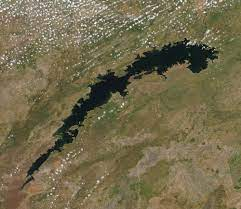
#> input picture Dataset/drought.jpg, 241 x 209 px
$ jupyter execute --allow-errors DroughtDetection.ipynb
#> lines starting #> are read from the running program, lines starting #| are printed output that depends on the picture; after the words box and inside, x2 and y2 are one past the last pixel; in counts of white or black regions, pixels touching at a corner belong together
[cell 1]
#importing require python deep learning and machine learning packages
import numpy as np
import pandas as pd
import matplotlib.pyplot as plt
from skimage.io import imshow
import cv2
from keras.layers import  MaxPooling2D
from keras.layers import Dense, Dropout, Activation, Flatten
from keras.layers import Convolution2D
from keras.models import Sequential
from sklearn.model_selection import train_test_split
from sklearn.metrics import accuracy_score
from keras.callbacks import ModelCheckpoint
from sklearn.metrics import precision_score
from sklearn.metrics import recall_score
from sklearn.metrics import f1_score
import os
from sklearn.metrics import confusion_matrix
import seaborn as sns
from sklearn import svm
from sklearn.metrics import roc_curve
from sklearn.metrics import roc_auc_score
from sklearn import metrics

[cell 2]
X = pd.read_csv("Dataset/sat_images.csv",nrows=3000) #values are in DataFrame format
#> (reads Dataset/sat_images.csv from the repository)
#> (the rest of this cell did not finish here and is left out)

#> (a cell that did not finish here is left out)

[cell 4]
img = cv2.imread("Dataset/drought.jpg")
#> img is the input picture: shape (209, 241, 3); mean B, G, R 77.1, 106.7, 115.6
img = cv2.resize(img, (164,164))
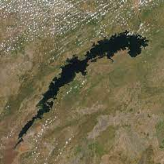
#> img: shape (164, 164, 3); mean B, G, R 76.9, 106.5, 115.5
plt.imshow(img/255)
plt.title("Sample Process Satellite Image")
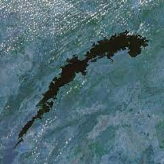
#> shown: shape (164, 164, 3) float64; mean R, G, B 0.302, 0.418, 0.453

[cell 5]
#img_float32 = np.float32(imgs)
#img = cv2.cvtColor(img_float32, cv2.COLOR_RGB2HSV)
gray = cv2.cvtColor(img, cv2.COLOR_BGR2GRAY)
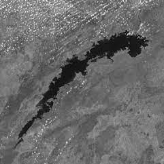
#> gray: shape (164, 164); min 2, max 234, mean 105.8
blurred = cv2.GaussianBlur(gray, (7, 7), 0)
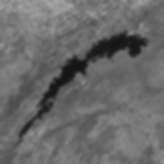
#> blurred: shape (164, 164); min 21, max 166, mean 105.8
blurred = blurred.astype(np.uint8)
thresh = cv2.adaptiveThreshold(blurred, 255, cv2.ADAPTIVE_THRESH_MEAN_C, cv2.THRESH_BINARY_INV, 11, 2)
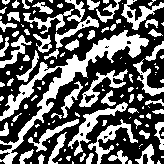
#> thresh: shape (164, 164); 38.8% white; 126 white regions (67 under 20 px), largest, box (x1, y1, x2, y2) and area: (0, 30, 149, 164) 2849, (68, 102, 128, 156) 614, (88, 119, 138, 164) 507
plt.imshow(thresh, cmap="gray")
plt.title("Adaptive Weight Correction Filter Image")
plt.show()

[cell 6]
image = cv2.cvtColor(img, cv2.COLOR_BGR2RGB)
pixel_values = image.reshape((-1, 3))
pixel_values = np.float32(pixel_values)
criteria = (cv2.TERM_CRITERIA_EPS + cv2.TERM_CRITERIA_MAX_ITER, 100, 0.2)
k = 3
_, labels, (centers) = cv2.kmeans(pixel_values, k, None, criteria, 10, cv2.KMEANS_RANDOM_CENTERS)
#> centers = [[143.5, 131.3, 103.4], [111.2, 102.2, 68.71], [26.63, 32.83, 27.13]]
centers = np.uint8(centers)
#> centers = [[143, 131, 103], [111, 102, 68], [26, 32, 27]]
labels = labels.flatten()
segmented_image = centers[labels.flatten()]
segmented_image = segmented_image.reshape(image.shape)
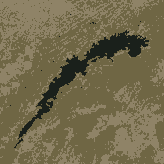
#> segmented_image: shape (164, 164, 3); mean R, G, B 115.1, 106.3, 76.4
plt.imshow(segmented_image)
plt.title("K-Means Segmented Image")
plt.show()

[cell 7]
X_image = []
#> (the rest of this cell did not finish here and is left out)

#> (a cell that did not finish here is left out)

[cell 9]
#defining global features to store accuracy and other values
accuracy = []
precision = []
recall = []
fscore = []

[cell 10]
#function to calculate all metrics
def calculateMetrics(algorithm, testY, predict):
    labels = ['Barren land(Drought)', 'Forest land', 'Grassland', 'Others']
    p = precision_score(testY, predict,average='macro') * 100
    r = recall_score(testY, predict,average='macro') * 100
    f = f1_score(testY, predict,average='macro') * 100
    a = accuracy_score(testY,predict)*100
    accuracy.append(a)
    precision.append(p)
    recall.append(r)
    fscore.append(f)
    print(algorithm+" Accuracy  : "+str(a))
    print(algorithm+" Precision : "+str(p))
    print(algorithm+" Recall    : "+str(r))
    print(algorithm+" FSCORE    : "+str(f))
    conf_matrix = confusion_matrix(testY, predict)
    fig, axs = plt.subplots(1,2,figsize=(12, 6))
    ax = sns.heatmap(conf_matrix, xticklabels = labels, yticklabels = labels, annot = True, cmap="viridis" ,fmt ="g", ax=axs[0]);
    ax.set_ylim([0,len(labels)])
    axs[0].set_title(algorithm+" Confusion matrix")

    random_probs = [0 for i in range(len(testY))]
    p_fpr, p_tpr, _ = roc_curve(testY, random_probs, pos_label=1)
    plt.plot(p_fpr, p_tpr, linestyle='--', color='orange',label="True classes")
    ns_fpr, ns_tpr, _ = roc_curve(testY, predict, pos_label=1)
    axs[1].plot(ns_tpr, ns_fpr, linestyle='--', label='Predicted Classes')
    axs[1].set_title(algorithm+" ROC AUC Curve")
    axs[1].set_xlabel('False Positive Rate')
    axs[1].set_ylabel('True Positive rate')
    plt.show()

#> (a cell that did not finish here is left out)

#> (a cell that did not finish here is left out)

#> (a cell that did not finish here is left out)

[cell 14]
#Performance of all algorithms in tabular format
columns = ["Algorithm Name","Accuracy", "Precision", "Recall", "FSCORE"]
values = []
algorithm_names = ['Propose DCNN', 'Existing SVM']
#> (the rest of this cell did not finish here and is left out)

[cell 15]
def predict(input_image_path):#function to perform prediction on given input test image path
    image = cv2.imread(input_image_path) #read image
    image = cv2.cvtColor(image, cv2.COLOR_BGR2BGRA)#convert it as a satllite image
    img = cv2.resize(image, (28, 28)) #resize image
    im2arr = np.array(img)
    im2arr = im2arr.reshape(1,28,28,4)#make images as multi dimension
    img = np.asarray(im2arr)
    img = img.astype('float32')#convert image as float type
    img = img/255#normalize image
    preds = dcnn.predict(img) #perform prediction on image as drought or no drought
    predict = np.argmax(preds)
    img = cv2.imread(input_image_path)
    img = cv2.resize(img, (700,400))
    if predict == 0 or predict == 1:
        cv2.putText(img, 'Drought Detected', (10, 45),  cv2.FONT_HERSHEY_SIMPLEX,2.0, (255, 0, 0), 4)
    else:
        cv2.putText(img, 'No Drought Detected', (10, 45),  cv2.FONT_HERSHEY_SIMPLEX,2.0, (255, 0, 0), 4)
    plt.imshow(img)

#> (a cell that did not finish here is left out)

#> (a cell that did not finish here is left out)


#> (a cell that did not finish here is left out)


#> (a cell that did not finish here is left out)
